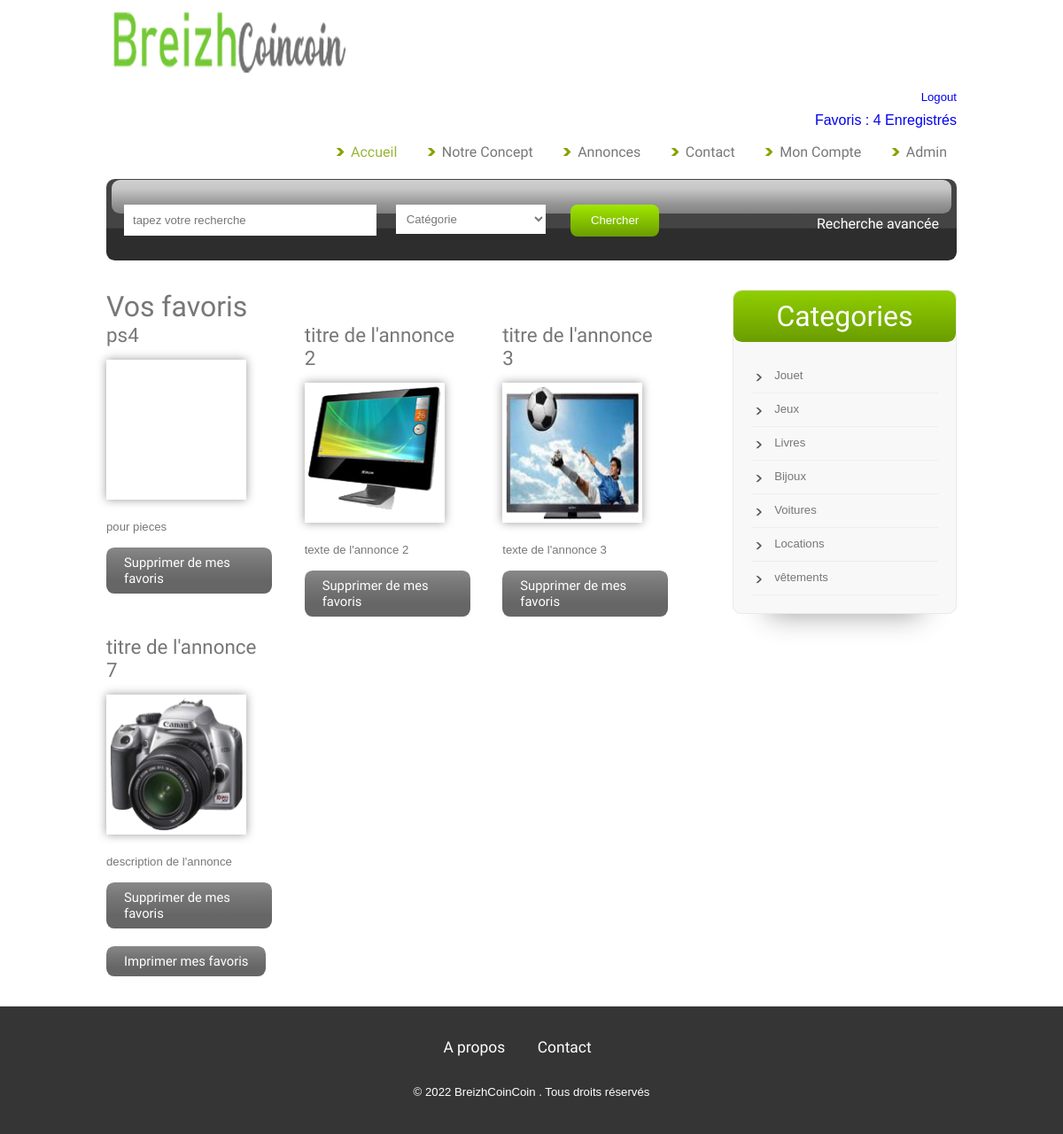
The page /favoris.php (signed in) on the database its author committed.
### tables this page shows
CREATE TABLE `favoris` (
  `userId` int(11) NOT NULL,
  `annonceId` int(11) NOT NULL
);

CREATE TABLE `annonces` (
  `annonceId` int(11) NOT NULL,
  `title` varchar(150) NOT NULL,
  `price` double NOT NULL,
  `DATE` varchar(30) DEFAULT NULL,
  `image` varchar(50) DEFAULT NULL,
  `description` varchar(1000) DEFAULT NULL,
  `categorie` int(11) DEFAULT NULL,
  `userId` int(11) DEFAULT NULL,
  `UPDATE_TIME` date DEFAULT NULL
);

### favoris.php (the view, shortened to what this page needs)
<?php
include("inc/top.php");
?>
<?php
		 if(isset($_SESSION['id'])){
			 $id_user=$_SESSION['id'];
			 $get_favoris=$bd -> prepare('SELECT * from annonces , favoris where annonces.annonceId=favoris.annonceId and favoris.userId="'.$id_user.'"');
			 $get_favoris->execute();
			 $favoris=$get_favoris->fetchall();
		 }else {
			header("Location: login.php?  ");
		 }
?>
<div class="main">
<div class="ser-main">
	<h4>Vos favoris</h4>
<?php
foreach($favoris as $fav){
	echo '
	<div class="ser-grid-list">
	<h5>'.$fav['title'].'</h5>
	<img src="images/'.$fav['image'].'"  width=150px height=150px alt="">
	<p>'.$fav['description'].'</p>
	<div class="btn top"><a href="supp_fav.php?annonceId='.$fav['annonceId'].'">Supprimer de mes favoris</a></div>
	</div>';
}
?>
	<div class="clear">	<div class="btn top"><a href="favoris_imprimer.php">Imprimer mes favoris</a></div></div>
	</div>
<div class="sidebar">
<div class="s-main">
	<div class="s_hdr">
		<h2>Categories</h2>
	</div>
	<div class="text1-nav">
		<ul>
		<?php
				foreach($categories as $cat ){
					print_r("<li><a href=categories.php?id=".$cat['id'].">".$cat['NAME']."</a></li>");
					}
			?>
	    </ul>
	</div>
</div>
</div>
</div>
<?php
include("inc/bottom.php");
?>

### css/style.css (style rules this page uses)
html,body,div,span,applet,object,iframe,h1,h2,h3,h4,h5,h6,p,blockquote,pre,a,abbr,acronym,address,big,cite,code,del,dfn,em,img,ins,kbd,q,s,samp,small,strike,strong,sub,sup,tt,var,b,u,i,dl,dt,dd,ol,nav ul,nav li,fieldset,form,label,legend,table,caption,tbody,tfoot,thead,tr,th,td,article,aside,canvas,details,embed,figure,figcaption,footer,header,hgroup,menu,nav,output,ruby,section,summary,time,mark,audio,video { margin:0;padding:0;border:0;font-size:100%;font:inherit;vertical-align:baseline; }
ol,ul { list-style:none;margin:0;padding:0; }
a { text-decoration:none; }
.clear { clear:both; }
img { max-width:100%; }
body { font-family: Arial, Geneva,Helvetica, sans-serif; font-size: 100%; background:#ffffff; }
.main { display: block; padding: 3.5% 0; }
.sidebar { float: left; width:26.333%; }
.s-main { background: #f8f8f8; margin-top: 30px; border: 1px solid rgb(233, 233, 233); box-shadow: 0 40px 30px -40px #999; -webkit-box-shadow: 0 40px 30px -40px #999; -moz-box-shadow: 0 40px 30px -40px #999; -o-box-shadow: 0 40px 30px -40px #999; border-radius: 0.6em; -webkit-border-radius: 0.6em; -moz-border-radius: 0.6em; -o-border-radius: 0.6em; }
.s-main:first-child { margin-top: 0; }
.s_hdr { background: -webkit-gradient(linear, 50% 0%, 50% 100%, color-stop(0%, #8fcf00), color-stop(100%, #6b9c00)); background: -webkit-linear-gradient(top, #8fcf00, #6b9c00); background: -moz-linear-gradient(top, #8fcf00, #6b9c00); background: -o-linear-gradient(top, #8fcf00, #6b9c00); background: linear-gradient(top, #8fcf00, #6b9c00); background-color: #7db500; border-color: #5a8200; border-radius: 0.6em; -webkit-border-radius: 0.6em; -moz-border-radius: 0.6em; -o-border-radius: 0.6em; }
.s_hdr h2 { padding: 10px; text-align: center; font-size: 2.0em; letter-spacing: 0px; color: #FFF; font-family: 'Cabin Condensed', sans-serif; }
.text1-nav { padding:20px; }
.text1-nav ul li { display:inline; }
.text1-nav ul li a { display: block; font-size: 0.825em; color: #777; letter-spacing: 0px; line-height: 2.8em; border-bottom: 1px solid #EEEEEE; }
.text1-nav ul li:before { margin-top: 12px; margin-right: 10px; content: url('../images/arrow1.png'); float: left; }
.btn { display: block; }
.top { margin-top: 6%; }
.btn a { display: inline-block; font-family: 'Cabin Condensed', sans-serif; font-size: 0.925em; border: none; padding: 8px 20px; color: #ffffff; cursor: pointer; background: rgb(136,136,136); background: -moz-linear-gradient(top, rgba(136,136,136,1) 0%, rgba(119,119,119,1) 30%, rgba(102,102,102,1) 71%); background: -webkit-gradient(linear, left top, left bottom, color-stop(0%,rgba(136,136,136,1)), color-stop(30%,rgba(119,119,119,1)), color-stop(71%,rgba(102,102,102,1))); background: -webkit-linear-gradient(top, rgba(136,136,136,1) 0%,rgba(119,119,119,1) 30%,rgba(102,102,102,1) 71%); background: -o-linear-gradient(top, rgba(136,136,136,1) 0%,rgba(119,119,119,1) 30%,rgba(102,102,102,1) 71%); background: -ms-linear-gradient(top, rgba(136,136,136,1) 0%,rgba(119,119,119,1) 30%,rgba(102,102,102,1) 71%); background: linear-gradient(to bottom, rgba(136,136,136,1) 0%,rgba(119,119,119,1) 30%,rgba(102,102,102,1) 71%); filter: progid:DXImageTransform.Microsoft.gradient( startColorstr='#888888', endColorstr='#666666',GradientType=0 ); border-radius: 0.6em; -webkit-border-radius: 0.6em; -moz-border-radius: 0.6em; -o-border-radius: 0.6em; }
.ser-main { float: left; width: 71.33%; margin-right: 2.33%; }
.ser-main h4 { font-size: 2.0em; color: #777; font-weight: 400; font-family: 'Cabin Condensed', sans-serif; }
.ser-grid-list:nth-last-child(2) { margin-right: 0; }
.ser-grid-list { float: left; width: 27.33%; margin-right: 5.33%; padding-bottom: 3%; }
.ser-grid-list h5 { font-size: 1.4em; color: #777; font-weight: 400; font-family: 'Cabin Condensed', sans-serif; }
.ser-grid-list img { margin:15px 0; border: 4px solid #ffffff; box-shadow: 0px 0px 10px #999; -webkit-box-shadow: 0px 0px 10px #999; -moz-box-shadow: 0px 0px 10px #999; -o-box-shadow: 0px 0px 10px #999; }
.ser-grid-list p { font-size: 0.825em; color: #777; letter-spacing: 0px; line-height: 1.8em; }

### rows shown on the page
favoris: annonceId.title "ps4", annonceId.image (picture), annonceId.description "pour pieces"
favoris: annonceId.title "titre de l'annonce 2", annonceId.image (picture), annonceId.description "texte de l'annonce 2"
favoris: annonceId.title "titre de l'annonce 3", annonceId.image (picture), annonceId.description "texte de l'annonce 3"
favoris: annonceId.title "titre de l'annonce 7", annonceId.image (picture), annonceId.description "description de l'annonce"

### other values the page prints
$count "4"
